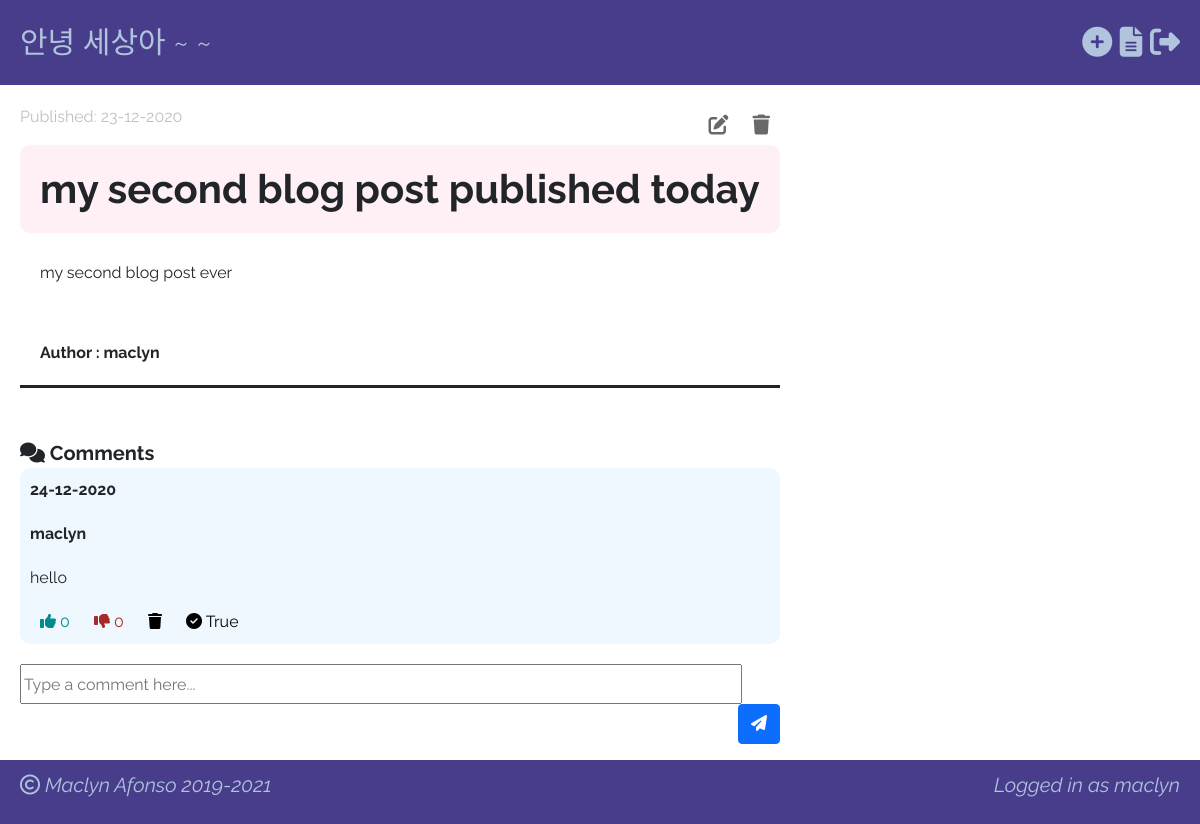
Screenshot of /post/3/ (signed in) with the database file from the repository.
### blog/models.py (models this page shows, shortened)
class Post(models.Model):
    author = models.ForeignKey('auth.User', on_delete=models.CASCADE)
    title = models.CharField(max_length=250)
    text = models.TextField()
    created_date = models.DateTimeField(default=timezone.now)
    published_date = models.DateTimeField(blank=True, null=True)
    approved = models.BooleanField(default=False)

class Comment(models.Model):
    post = models.ForeignKey('blog.Post', on_delete=models.CASCADE, related_name='comments')
    author = models.ForeignKey('auth.User', on_delete=models.CASCADE)
    text = models.TextField()
    created_date = models.DateTimeField(default=timezone.now)
    likes = models.IntegerField(default=0)
    dislikes = models.IntegerField(default=0)
    approved = models.BooleanField(default=False)

### blog/views.py (the view)
# urls.py: path('post/<int:primary_key>/', views.post_details, name='post_details'),
def post_details(request, primary_key):
    post = get_object_or_404(Post, pk=primary_key)
    comments = Comment.objects.filter(post=primary_key).order_by('-created_date')
    post_for_front_end = {
        'post_details': post,
        'comments': comments
    }
    return render(request, 'blog/post_details.html', post_for_front_end)

### blog/templates/blog/post_details.html (shortened to what this page needs)
{% extends 'blog/base_page.html' %}
{% block content %}
    <div class="">
        <div class="details-header-row">
            {% if post_details.published_date %}
                <p class="date">Published: {{ post_details.published_date|date:'d-m-Y' }}</p>
                <div>
                    {% if user.is_authenticated %}
                        <a href="{% url 'post_edit' primary_key=post_details.pk %}"><i class="fas fa-edit"></i></a>
                        <a href="{% url 'post_delete' primary_key=post_details.pk %}"><i class="fas fa-trash"></i></a>
                    {% endif %}
                </div>
            {% endif %}
        </div>
        <h1 class="details-title">{{ post_details.title }}</h1>
        <p class="details-text">{{ post_details.text | linebreaksbr }}</p>
        <p class="details-author">Author : {{ post_details.author }}</p>
        <div class="comments-container">
            <span class="comment-header"><i class="fas fa-comments"></i> Comments</span>
            {% for comment in comments %}
                {% if user.is_authenticated or comment.approved %}
                    <div class="comment-body">
                        <div class="comment-date">{{ comment.created_date|date:'d-m-Y' }}</div>
                        <div class="comment-author">{{ comment.author }}</div>
                        <div>{{ comment.text }}</div>
                        <div>
                            <a href="{% url 'like_comment' primary_key=post_details.pk comment_key=comment.id %}" class="like"><i class="fas fa-thumbs-up"></i> {{ comment.likes }}</a>
                            <a href="{% url 'dislike_comment' primary_key=post_details.pk comment_key=comment.id %}" class="dislike"><i class="fas fa-thumbs-down"></i> {{ comment.dislikes }}</a>
                            <a href="{% url 'delete_comment' primary_key=post_details.pk comment_key=comment.id %}" class="delete" data-toggle="tooltip" title="Delete"><i class="fas fa-trash"></i></a>
                            {% if user.is_superuser %}
                                <a href="{% url 'approve_comment' primary_key=post_details.pk comment_key=comment.id %}" class="approve" data-toggle="tooltip" title="Approve"><i class="fas fa-check-circle"></i> {{ comment.approved }}</a>
                            {% endif %}
                        </div>
                    </div>
                {% endif %}
            {% endfor %}
            {% if user.is_authenticated %}
                <div class="comment-form">
                    <form action="{% url 'comment_create' primary_key=post_details.pk %}" method="post">
                        <input type="text" name="text" placeholder="Type a comment here...">
                        <button type="submit" class="btn btn-primary"><i class="fas fa-paper-plane"></i></button>
                    </form>
                </div>
            {% endif %}
        </div>
    </div>
{% endblock %}

### blog/templates/blog/base_page.html (shortened to what this page needs)
<!DOCTYPE html>
<html lang="en">
<head>
    <link href="https://cdn.jsdelivr.net/npm/bootstrap@5.0.0-beta1/dist/css/bootstrap.min.css" rel="stylesheet">
    {% load static %}
    <link href="{% static 'css/style.css' %}" rel="stylesheet">
</head>
<body>
    <div class="header">
        <div><a href="{% url 'post_list' %}"> 안녕 세상아 ~ ~ </a></div>
        <div>
            {% if user.is_authenticated %}
                <a href="{% url 'post_new' %}" data-toggle="tooltip" title="Create a new post"><i class="fas fa-plus-circle"></i></a>
                <a href="{% url 'post_draft_list' %}" data-toggle="tooltip" title="View Drafts"><i class="fas fa-file-alt"></i></a>
                <a href="{% url 'logout' %}" data-toggle="tooltip" title="Logout"><i class="fas fa-sign-out-alt"></i></a>
            {% else %}
                <a href="{% url 'login' %}" data-toggle="tooltip" title="Login"><i class="fas fa-sign-in-alt"></i></a>
            {% endif %}
        </div>
    </div>
    <div class="content-container">
        <div class="row">
            {% block content %}
            {% endblock %}
        </div>
    </div>
    <div class="footer">
        <span class="copyright"><i class="far fa-copyright"></i> Maclyn Afonso 2019-2021</span>
        {% if user.is_authenticated %}
            <span class="logged-in-user">Logged in as {{ user.username }}</span>
        {% else %}
            <a href="{% url 'signup' %}" class="signup-link">Sign up?</a>
        {% endif %}
    </div>
</body>
</html>

### blog/static/css/style.css (style rules this page uses)
body { font-family: 'Raleway', sans-serif; }
body a { text-decoration: none; }
.header { background-color: darkslateblue; margin-top: 0; padding: 20px 20px 20px 20px; display: flex; justify-content: space-between; font-size: 30px; font-style: bold; }
.header a { color: lightsteelblue; }
.footer { background-color: darkslateblue; padding: 10px 20px 10px 20px; display: flex; justify-content: space-between; position: fixed; bottom: 0; width: 100%; height: 8vh; }
.logged-in-user, .copyright, .signup-link { font-style: italic; font-size: 20px; color: lightsteelblue; }
.content-container { display: flex; flex-direction: column; max-width: 65vw; margin-top: 20px; }
.row, .row-content { padding-left: 20px; padding-bottom: 10vh; }
.date { color: silver; }
.details-title { background-color: lavenderblush; border-radius: 10px; font-weight: bold; }
.details-author { font-weight: bold; border-bottom: solid; margin-bottom: 50px; }
.details-title, .details-text, .details-author { padding: 20px; }
.details-header-row { display: flex; justify-content: space-between; }
.details-header-row .fas { padding: 10px; color: dimgray; font-size: 20px; }
.comment-header { font-size: 20px; font-weight: bold; }
.comment-body div { padding: 10px 10px 10px 10px; }
.comment-body { background-color: aliceblue; margin-bottom: 10px; border-radius: 10px; }
.comment-body .like { margin: 10px; color: darkcyan; }
.comment-body .dislike { margin: 10px; color: brown; }
.comment-body .delete, .comment-body .approve { margin: 10px; color: black; }
.comment-date, .comment-author { font-weight: bolder; }
.comment-form { margin-top: 20px; }
.comment-form input { width: 95%; height: 40px; }
.comment-form button { float: right; height: 40px; }

### rows the page displays
Post: published_date "23-12-2020", title "my second blog post published today", text "my second blog post ever", author "maclyn"
Comment: created_date "24-12-2020", author "maclyn", text "hello", likes "0", dislikes "0", approved "True"

### other values shown
{{ user.username }} "maclyn"
